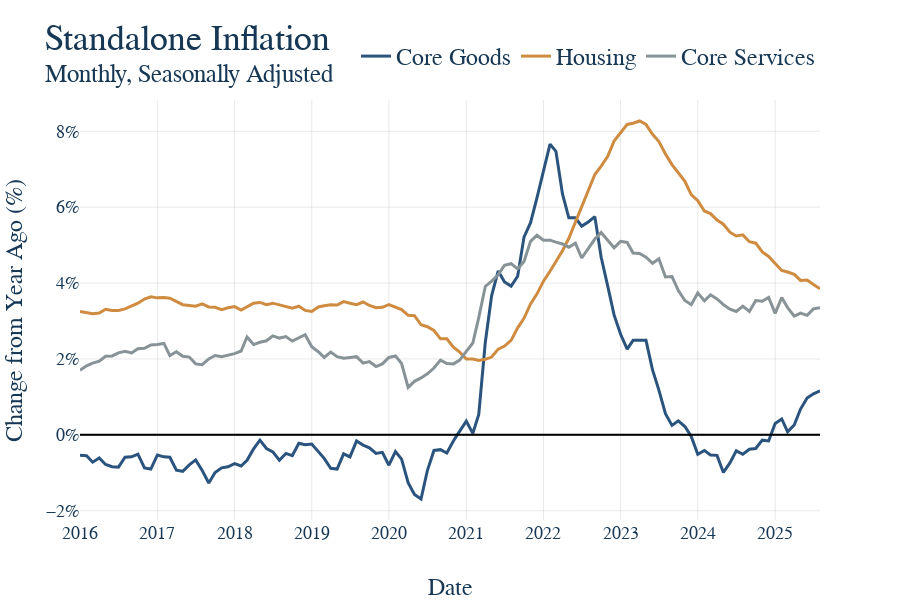

Notebook source saved alongside this figure:
### Code cell
fig = go.Figure()

for col in clean_df.columns:
    fig.add_trace(
        go.Scatter(
            x=clean_df.index,
            y=clean_df[col],
            name=col,
            mode='lines',
        )
    )


# This is graph specific, but here we want the y-axis to be percent signs 
fig.update_yaxes(
    tickformat="0.2f%",
    ticksuffix="%"
)

# Again, graph specific, we have a mutliyear series and want tick marks to be years
fig.update_xaxes(
    type='date',
    tickformat='%Y',
)
fig.add_hline(
    y=0,
    line_dash="solid",
    line_color="black",
)

fig.update_layout(
    barmode='relative',
    title=dict(text='Standalone Inflation<br><sup>Monthly, Seasonally Adjusted</br>'),
    xaxis_title='Date',
    yaxis_title='Change from Year Ago (%)',
    height=600,
    width=900,
    legend=dict(
        orientation="h",
        font=dict(size=24))
)


# This should be the same for EVERY GRAPH!
# Save it to the graph_output folder with the name matching the file, as HTML
fig.write_html(GRAPH_OUTPUT_PATH / f"{GRAPH_NAME}.html")

fig.show()
